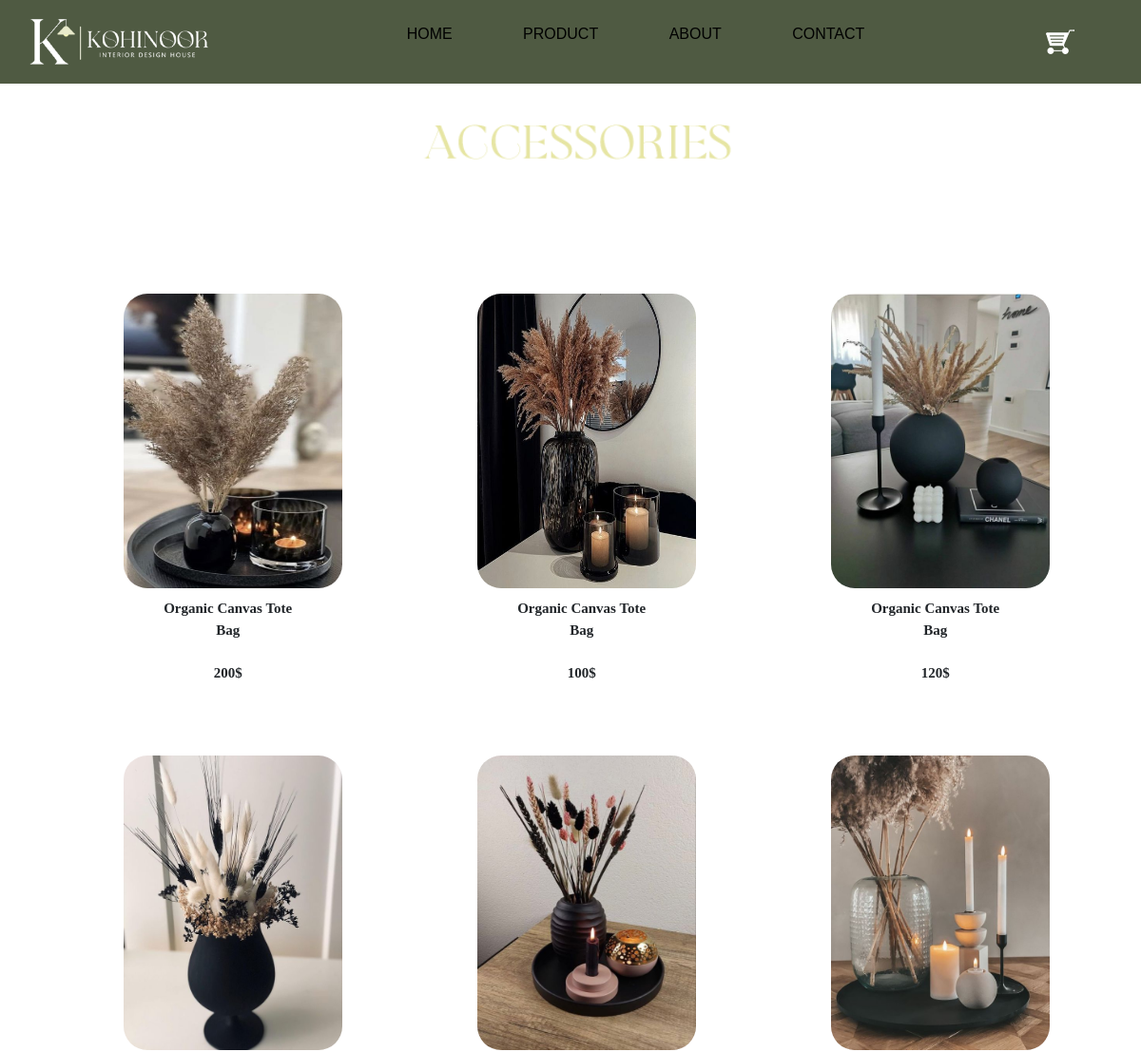
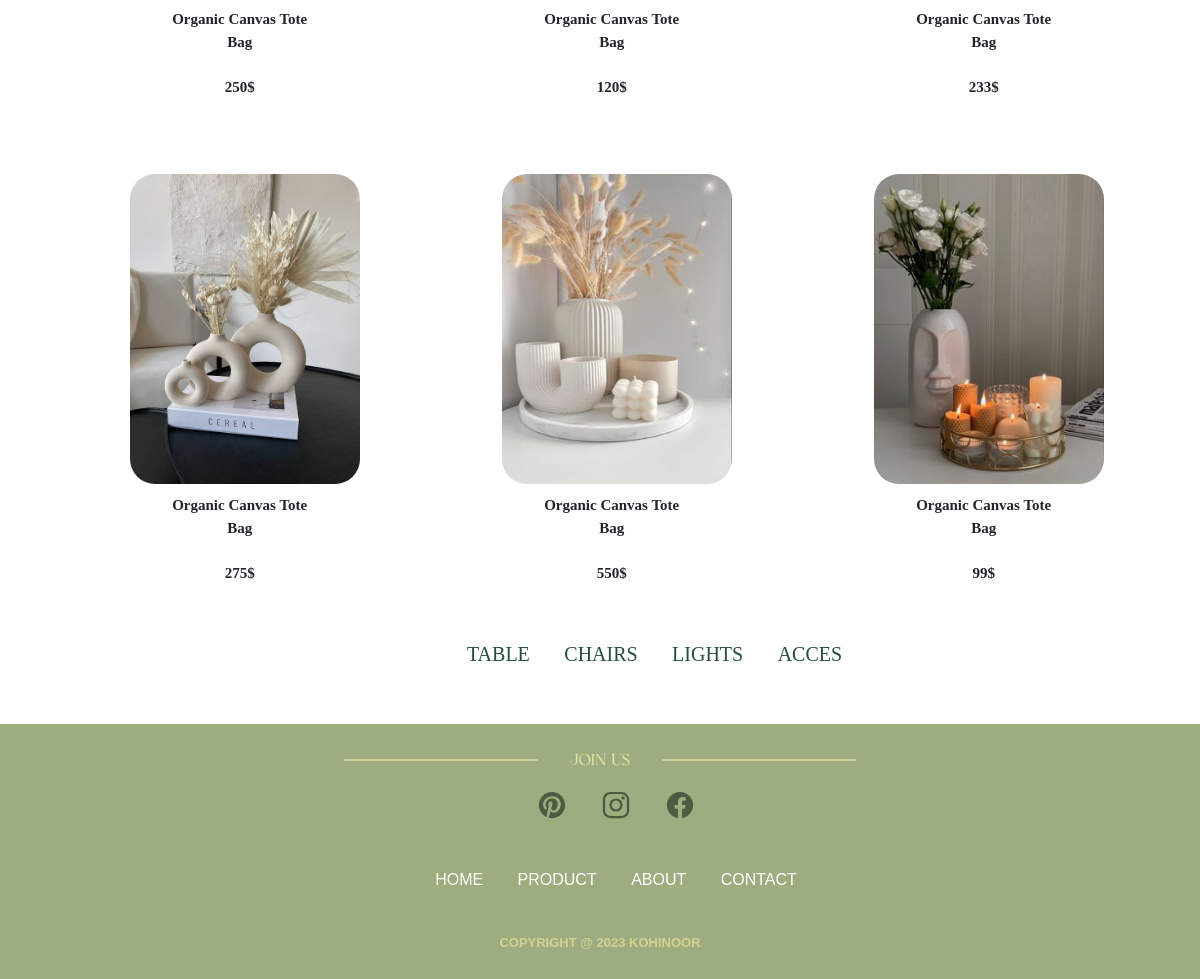
Page /acces.php on the committed database (2 pictures, top to bottom).
### tables this page shows
CREATE TABLE `products` (
  `id` int(255) NOT NULL,
  `img` varchar(255) NOT NULL,
  `name` varchar(255) NOT NULL,
  `title` varchar(255) NOT NULL,
  `description` varchar(255) NOT NULL,
  `prix` int(255) NOT NULL,
  `categorie` varchar(255) NOT NULL
);

### acces.php (the view, shortened to what this page needs)
<?php
@include('connexion.php');
$query = "SELECT * FROM products WHERE categorie = 'acces'";
$result = mysqli_query($conn, $query);
?>
<!DOCTYPE html>
<html lang="en">
<head>
    <?php @include_once('header.php'); ?>
</head>
<body>
    <div>
        <?php @include_once('navbar.php'); ?>
    </div>
    <div>
        <img src="images/accces.png" class="product">
    </div>
    <div class="product-img">
        <div class="container">
            <div class="row">
                <?php
                if ($result) {
                    $count = 0;
                    while ($row = mysqli_fetch_assoc($result)) {
                        if ($count % 3 == 0) {
                            echo '<div class="row">';
                        }
                        echo '<div class="col-sm-4">';
                        echo '<a href="product-description.php?id=' . $row['id'] . '"><img src="images/' . $row['img'] . '" alt=""></a>';
                        echo '<p class="par">' . $row['title'] . '<br><br>' . $row['prix']."$" . '</p>';
                        echo '</div>';
                        $count++;
                        if ($count % 3 == 0) {
                            echo '</div>';
                        }
                    }
                }
                ?>
            </div>
        </div>
    </div>
    <br>
    <div class="menu-product">
        <ul class="menu">
            <li><a href="tables.php">TABLE</a></li>
            <li><a href="chairs.php">CHAIRS</a></li>
            <li><a href="lights.php">LIGHTS</a></li>
            <li><a href="acces.php">ACCES</a></li>
            <br>
            <br>
        </ul>
    </div>
</body>
<?php @include_once('footer.php'); ?>
</html>

### header.php (shortened to what this page needs)
<link href="https://cdn.jsdelivr.net/npm/bootstrap@5.0.2/dist/css/bootstrap.min.css" rel="stylesheet">
<link rel="stylesheet" href="style.css">

### navbar.php
<div>
        <div class="navbar">
            <a href="Home.php"><img src="images/logo site1.png" class="logo"></a>
            <ul class="list">
                <li><a href="Home.php">HOME</a></li>
                <li><a href="product.php">PRODUCT</a></li>
                <li><a href="about.php">ABOUT</a></li>
                <li><a href="contact.php">CONTACT</a></li>
            </ul>
            <div class="sticker">
                <a href="cart.php"><img src="images/charyo.png" class="stick"></a>
            </div>
        </div>

### footer.php
<footer>
            <img src="images/join.png" class="footer-img">
            <ul class="footer-icons">
                <li><a href="https://www.pinterest.fr/"><ion-icon name="logo-pinterest"></ion-icon></a></li>
                <li><a href="https://www.instagram.com/"><ion-icon name="logo-instagram"></ion-icon></a></li>
                <li><a href="https://www.facebook.com/"><ion-icon name="logo-facebook"></ion-icon></a></li>
            </ul>
            <ul class="footer-menu">
                <li><a href="Home.php">HOME</a></li>
                <li><a href="product.php">PRODUCT</a></li>
                <li><a href="about.php">ABOUT</a></li>
                <li><a href="contact.php">CONTACT</a></li><br>
            </ul>
            <div class="footer-copyright">
                <p>Copyright @ 2023 KOHINOOR</p>
            </div>
        </footer>

### style.css (style rules this page uses)
* { margin: 0; padding: 0; box-sizing: border-box; font-family: sans-serif ; }
.navbar { background-color: #4f5a42; width: 100%; margin:auto; padding: 10px 0; display: flex; align-items: center; justify-content: space-between; }
.logo { margin-left: 25px; width: 200px; cursor: pointer; }
.navbar ul li { list-style: none; display: inline-block; margin: 0 35px; position: relative; }
.sticker { display: inline-block; margin-right: 70px ; position: relative; }
.stick { margin-left: 20px ; }
.navbar ul li a { text-decoration: none; color: #000; text-transform: uppercase; }
.navbar ul li::after { content:''; height: 3px; width: 0; background: #d3d292; position: absolute; left: 0; bottom: -10px; transition: 0.5s; }
a { color: #4f5a42; text-decoration: none; }
.product { width: 350px; margin-left: 36%; margin-top: 25px; }
p { margin-top: 10px; font-size: 11px; font-weight: bold; display: inline-block; }
footer { background:#9DAD7F; text-align: center; text-transform: uppercase; margin-top: 10px; }
.footer-img { padding-top: 20px; }
.footer-icons li { list-style: none; display: inline-block; margin:5px ; color: #40492e; }
.footer-icons a { padding: 10px; font-size: 30px; }
.footer-menu li { display: inline-block; margin: 15px; }
.footer-menu a { color:#ffffff; }
.footer-copyright { padding-bottom: 10px; }
.footer-copyright p { font-size: 13px; color: #d3d292; }
.container { margin-top: 60px; display: flex; justify-content: center; align-content: center; }
.product-img { display: flex; }
.product-img img { width: 230px; height: 310px; border-radius:25px; margin-left: 160px; margin-top: 60px; }
.menu li { display: inline-block; margin: 15px; }
.menu a { color:#254e3b; font-family: Georgia, 'Times New Roman', Times, serif; font-size: 20px; }
.menu-product { margin-left: 35%; }

### acces.php (style rules this page uses)
.par { margin-inline-start: 55%; text-align: center; font-size: 15px; font-family: cursive; }
.product-img { margin-left: -12%; }

### rows in the picture
products: img (picture), title "Organic Canvas Tote Bag", prix "200"
products: img (picture), title "Organic Canvas Tote Bag", prix "100"
products: img (picture), title "Organic Canvas Tote Bag", prix "120"
products: img (picture), title "Organic Canvas Tote Bag", prix "250"
products: img (picture), title "Organic Canvas Tote Bag", prix "120"
products: img (picture), title "Organic Canvas Tote Bag", prix "233"
products: img (picture), title "Organic Canvas Tote Bag", prix "275"
products: img (picture), title "Organic Canvas Tote Bag", prix "550"
products: img (picture), title "Organic Canvas Tote Bag", prix "99"
